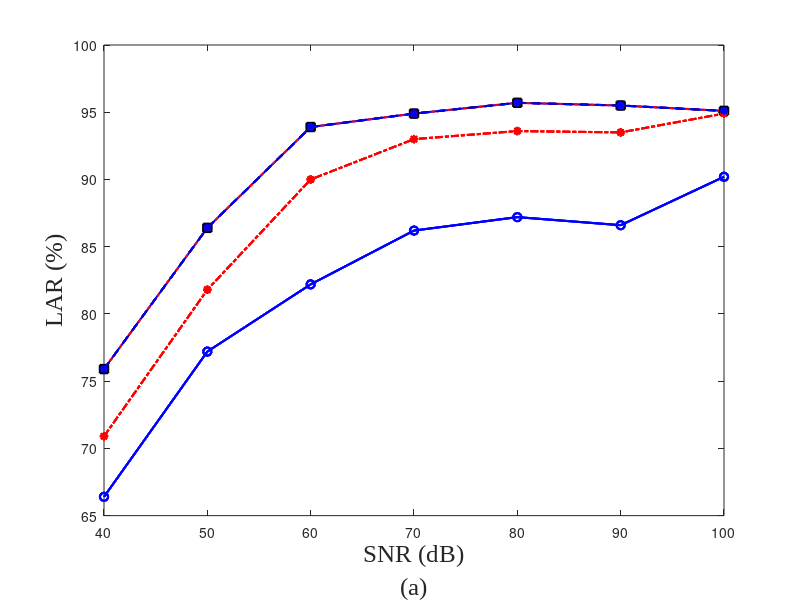

Reproduce this figure in MATLAB. (Note: this script raises an error after producing the figure.)
clc;clear all; close all;
% data
noise_level = [40:10:100];
ratio30 =  [87.3 94.7 96.5 95.1 97.9 96.5 96.8; % TP
            87.0 92.3 96.5 97.5 97.2 96.1 97.2;% LG
            55.7 75.2 90.5 93.3 93.3 94.7 92.6 ;% DLG
            73.6 83.5 92.2 93.7 94.4 94.7 93.7 ;% LL
            75.9   86.4  93.9   94.9   95.7   95.5    95.1];
        
ratio25 = [84.5 85.2 94.4 95.1 93.7 94.7 97.9;
            81.3 87.3 93.3 97.5 96.8 95.4 95.8;
            49.0 77.3 85.9 88.0 91.5 91.5 92.6;
            68.7 77.5 86.3 91.2 92.2 92.2 93.3;
            70.9 81.8  90.0    93.0   93.6   93.5   94.9 ];
ratio20=[77.1 83.5 89.4 87.3 89.1 88.0 90.1;
         75.0 84.9 88.0 91.5 89.8 88.4 91.9;
         49.7 65.7 69.6 80.9 83.4 86.2 90.1;
         63.7 74.6 81.7 85.2 85.9 83.8 88.7;
         66.4 77.2 82.2  86.2  87.2  86.6 90.2];
ratio15 = [69.0,75.3 , 74.2  ,73.2]; 

% plot the figures
num_ratio= 4;
num_faultType = 4;
font_size =18;
marker_type ={'bo-', 'r*-.', 'ks--','b*--','gd-.','mo--','rs-' };
% legend_text ={'TP', 'LG', 'DLG', 'LL','Averaged'};
legend_text ={'TP', 'LG', 'DLG', 'LL' };
% legend_text ={ '20 %' ,'25 %','30 %' };
% legend_text = {'40 dB','50 dB', '60 dB', '70 dB' ,'80 dB', '90 dB', '100 dB'};
position_array=[0.1 0.64 0.38 0.29;
                0.57 0.64 0.38 0.29;
                0.1 0.18 0.38 0.29;
                0.57 0.18 0.38 0.29;
                0.3 0.18 0.50 0.04];
figure('units','pixels','position',[50 300 600 500]);
set(gca,'fontName','Times New Roman') 
for j=  1: num_faultType
%     h=subplot(2,2,j);
%     set(h,'Units','normalized','Position',position_array(j,:));
%     plot(noise_level,ratio15(j,:),  marker_type{j}, 'linewidth', 1.5);
%     hold on; 
    plot(noise_level,ratio20(5,:),  marker_type{1}, 'linewidth', 1.5);
%     hold on; 
    plot(noise_level,ratio25(5,:),  marker_type{2}, 'linewidth', 1.5);
%     hold on; 
    plot(noise_level,ratio30(5,:),  marker_type{j}, 'linewidth', 1.5);
    hold on; 
    xlabel({'SNR (dB)'; '(a)'},'fontname','Times New Roman','fontsize',font_size); 
    ylabel('LAR (%)','fontname','Times New Roman','fontsize',font_size); 
%     ylabel('Averaged LAR (%)','fontname','Times New Roman','fontsize',font_size); 
    xlim([noise_level(1) noise_level(end)]);
    set(gca,'XTick',noise_level);
%     title(fault_type{j},'fontsize',font_size);
end
h = legend(legend_text, 'Orientation',...
    'horizonal','Location','SouthEast','fontname','Times New Roman','fontsize',font_size);
legend('boxoff');
% set(h, 'Units','normalized','Position', position_array(5,:)); 
% figure;
% plot(ratio,cnn1,'r-*' ,'lineWidth', 2);
% hold on;
% plot(ratio,svm1, 'b-<', 'lineWidth', 2);
% hold on;
% plot(ratio,nn1, 'g-o', 'lineWidth', 2);
% xlabel('The Ratio of Measured Buses ( %)')
% ylabel('LAR of Different Classifiers (%)')
 